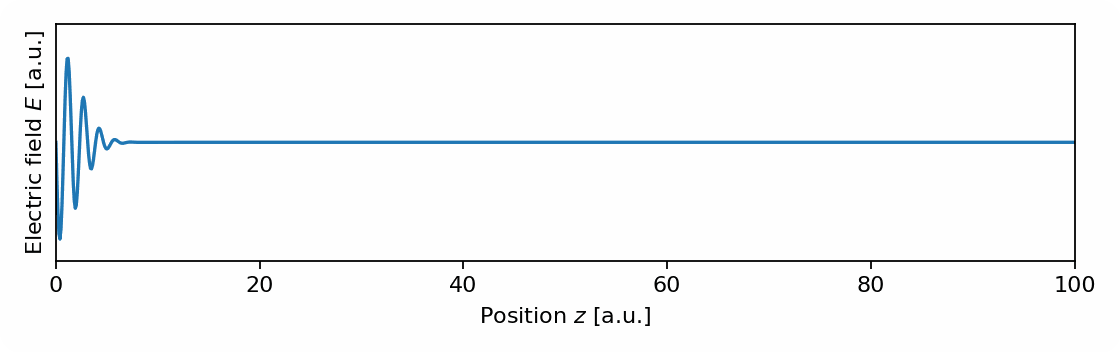
#> input picture assets/first_order_dispersion.gif, 1120 x 352 px; its folder holds only this picture in this run
$ python round_corners.py
#> lines starting #> are read from the running program, lines starting #| are printed output that depends on the picture; after the words box and inside, x2 and y2 are one past the last pixel; in counts of white or black regions, pixels touching at a corner belong together
import glob
import os

from PIL import Image, ImageDraw


def add_rounded_corners_gif(input_path, output_path, radius=20):
    """Add rounded corners to a GIF."""
#> called with input_path = 'assets/first_order_dispersion.gif', radius = 20
    gif = Image.open(input_path)
#> gif is the input picture: PIL image 1120x352 P; mean R, G, B, A 246.5, 247.6, 248.5, 254.8
    frames = []

    try:
        while True:
            frame = gif.copy().convert("RGBA")

            # Create rounded mask
            mask = Image.new("L", frame.size, 0)
            draw = ImageDraw.Draw(mask)
            draw.rounded_rectangle([(0, 0), frame.size], radius=radius, fill=255)

            # Apply mask
            frame.putalpha(mask)
            frames.append(frame)
            gif.seek(gif.tell() + 1)
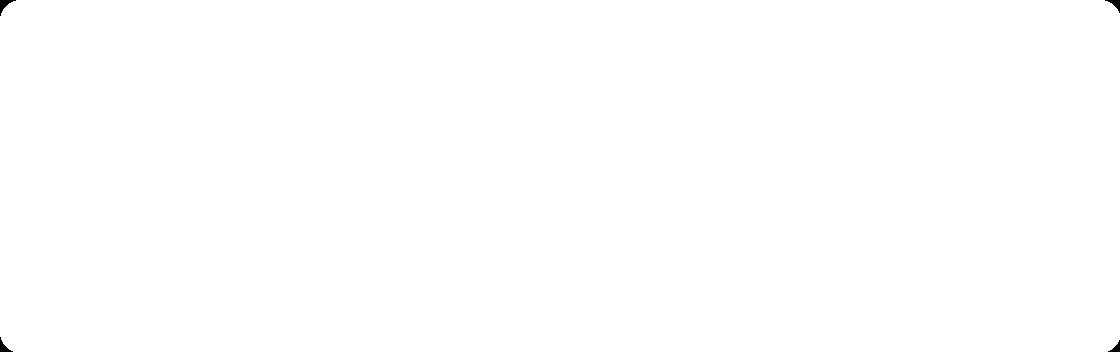
#> mask: PIL image 1120x352 L; 99.9% white; 4 black regions, box (x1, y1, x2, y2) and area: (0, 0, 16, 16) 92, (1105, 0, 1120, 13) 76, (0, 337, 13, 352) 76, (1108, 340, 1120, 352) 61
#> after the loop, frames = 200 items
    except EOFError:
        pass

    # Save with transparency
    frames[0].save(
        output_path,
        save_all=True,
        append_images=frames[1:],
        duration=gif.info.get("duration", 100),
        loop=gif.info.get("loop", 0),
        disposal=2,
    )


def add_rounded_corners_png(input_path, output_path, radius=20):
    """Add rounded corners to a PNG."""
    img = Image.open(input_path).convert("RGBA")

    # Create rounded mask
    mask = Image.new("L", img.size, 0)
    draw = ImageDraw.Draw(mask)
    draw.rounded_rectangle([(0, 0), img.size], radius=radius, fill=255)

    # Apply mask
    img.putalpha(mask)
    img.save(output_path)


if __name__ == "__main__":
    import argparse

    parser = argparse.ArgumentParser(description="Add rounded corners to GIFs and PNGs")
    parser.add_argument(
        "--overwrite",
        action="store_true",
        help="Overwrite original files instead of creating *_rounded versions",
    )
    args = parser.parse_args()

    if not args.overwrite:
        # Remove previous rounded files
        for pattern in ["assets/*_rounded.gif", "assets/*_rounded.png"]:
            for path in glob.glob(pattern):
                print(f"Removing previous file: {path}")
                try:
                    os.remove(path)
                except OSError as e:
                    print(f"Error removing file {path}: {e}")

    # Convert all GIFs in the assets folder
    for path in glob.glob("assets/*.gif"):
        if path.endswith("_rounded.gif"):
            continue
        if args.overwrite:
            temp_output = path.replace(".gif", "_temp.gif")
            add_rounded_corners_gif(path, temp_output, radius=20)
            os.replace(temp_output, path)
            print(f"Overwritten: {path}")
        else:
            output = path.replace(".gif", "_rounded.gif")
            add_rounded_corners_gif(path, output, radius=20)
            print(f"Converted: {path} -> {output}")

    # Convert all PNGs in the assets folder
    for path in glob.glob("assets/*.png"):
        if path.endswith("_rounded.png"):
            continue
        if args.overwrite:
            temp_output = path.replace(".png", "_temp.png")
            add_rounded_corners_png(path, temp_output, radius=20)
            os.replace(temp_output, path)
            print(f"Overwritten: {path}")
        else:
            output = path.replace(".png", "_rounded.png")
            add_rounded_corners_png(path, output, radius=20)
            print(f"Converted: {path} -> {output}")
